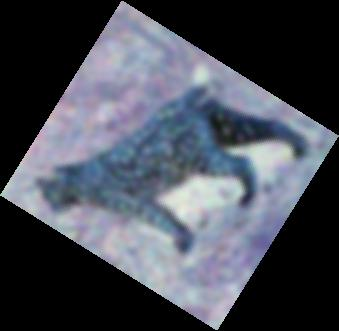
#> input picture image.jpg, 339 x 331 px
$ python lb3.py
#> lines starting #> are read from the running program, lines starting #| are printed output that depends on the picture
import matplotlib.pyplot as plt
import cv2 as cv
import numpy as np
from utility import util


image = cv.imread('./image.jpg')
#> image is the input picture: shape (331, 339, 3); mean B, G, R 86.3, 75.9, 71.8
rgb_image = cv.cvtColor(image, cv.COLOR_BGR2RGB)
gray_image = cv.cvtColor(image, cv.COLOR_BGR2GRAY)
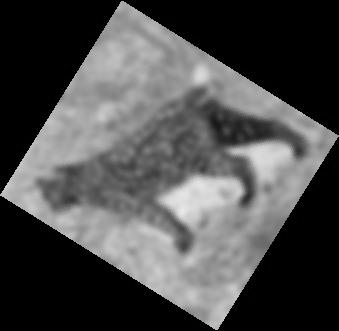
#> gray_image: shape (331, 339); min 0, max 233, mean 75.9


(h, w, d) = rgb_image.shape
#> h = 331; w = 339; d = 3
angle = -58
scale = 1.5
center = (w // 2, h // 2)
#> center = (169, 165)
M = cv.getRotationMatrix2D(center, angle, scale)
result_image = cv.warpAffine(rgb_image, M, (w, h))
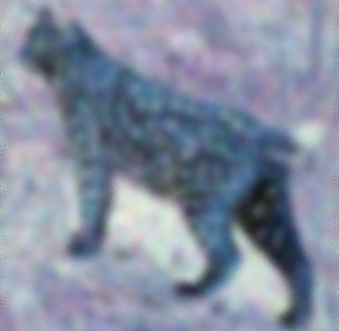
#> result_image: shape (331, 339, 3); mean R, G, B 132.7, 141.6, 161


lut = lambda i: 255 - i
result_image = lut(result_image)
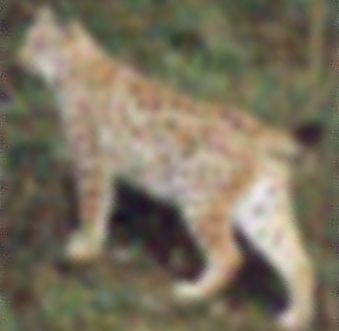
#> result_image: shape (331, 339, 3); mean R, G, B 122.3, 113.4, 94


gs = plt.GridSpec(1, 3)
plt.figure(figsize=(10, 8))
plt.subplot(gs[0])
plt.imshow(rgb_image)
plt.subplot(gs[1])
plt.imshow(result_image)
plt.show()
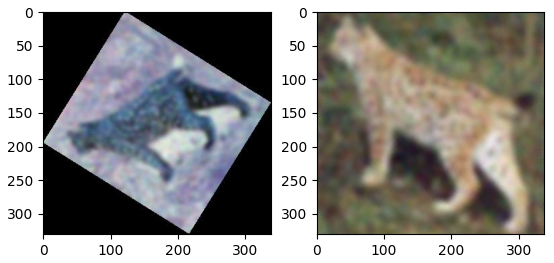
#> figure drawn by matplotlib, 2 panels

$ run again, with contrast-of-the-composition.jpg copied over image.jpg
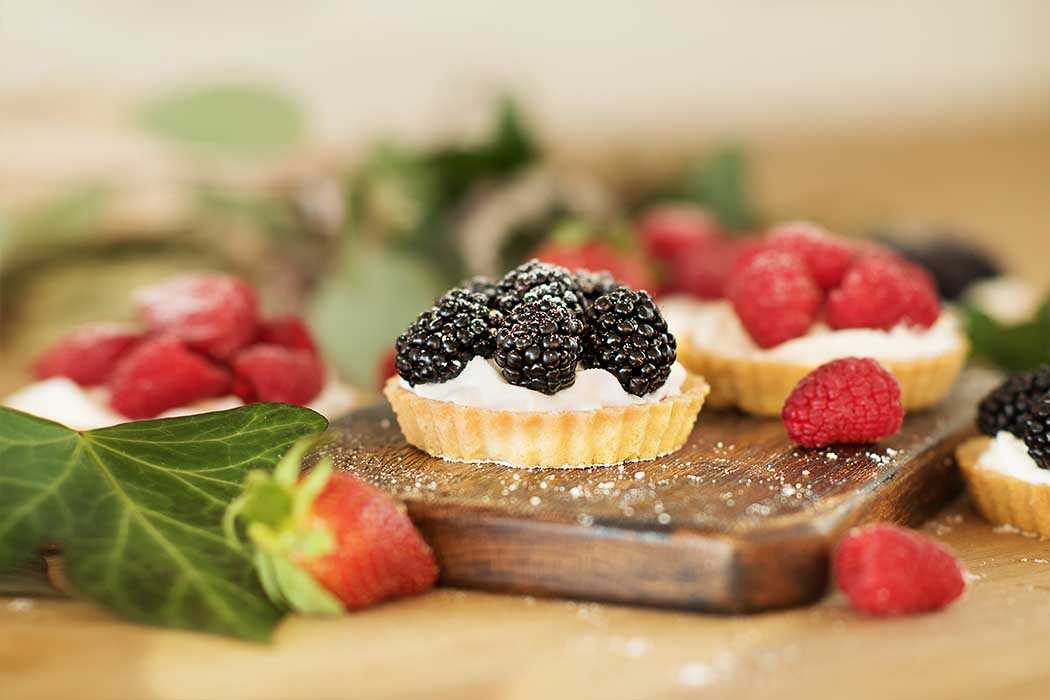
#> input picture contrast-of-the-composition.jpg, 1050 x 700 px
#> image is the input picture: shape (700, 1050, 3); mean B, G, R 107.7, 146.2, 178.6
#> `result_image = lut(result_image)`:
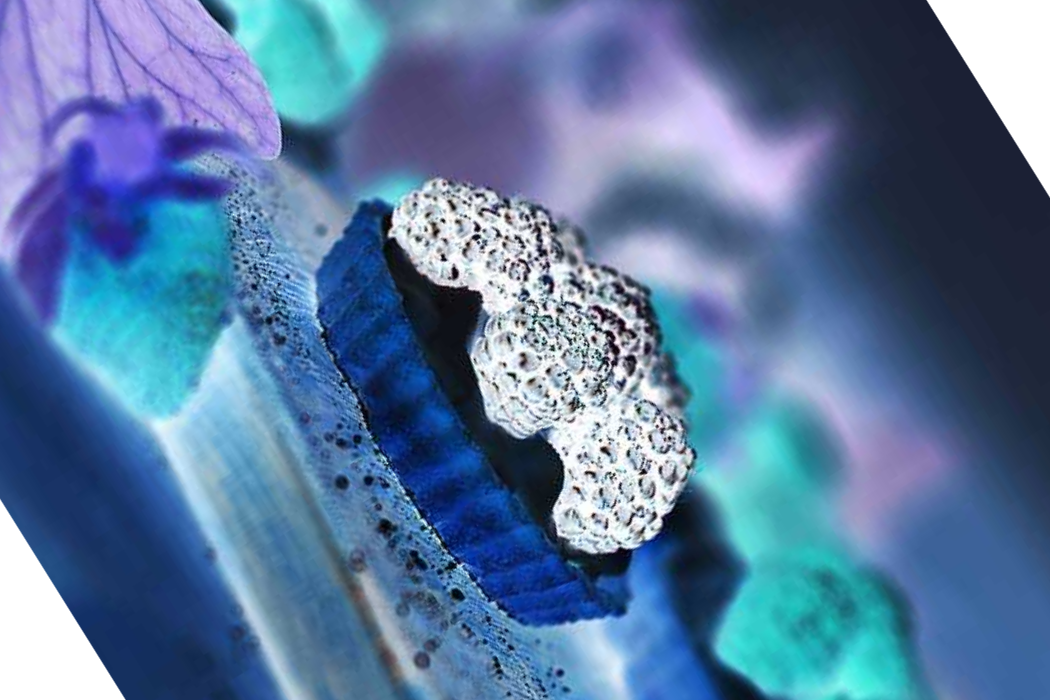
#> result_image: shape (700, 1050, 3); mean R, G, B 88.6, 119.7, 157.9
#> `plt.show()`:
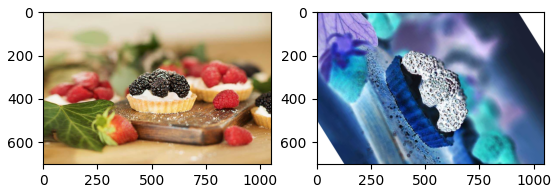
#> figure drawn by matplotlib, 2 panels
